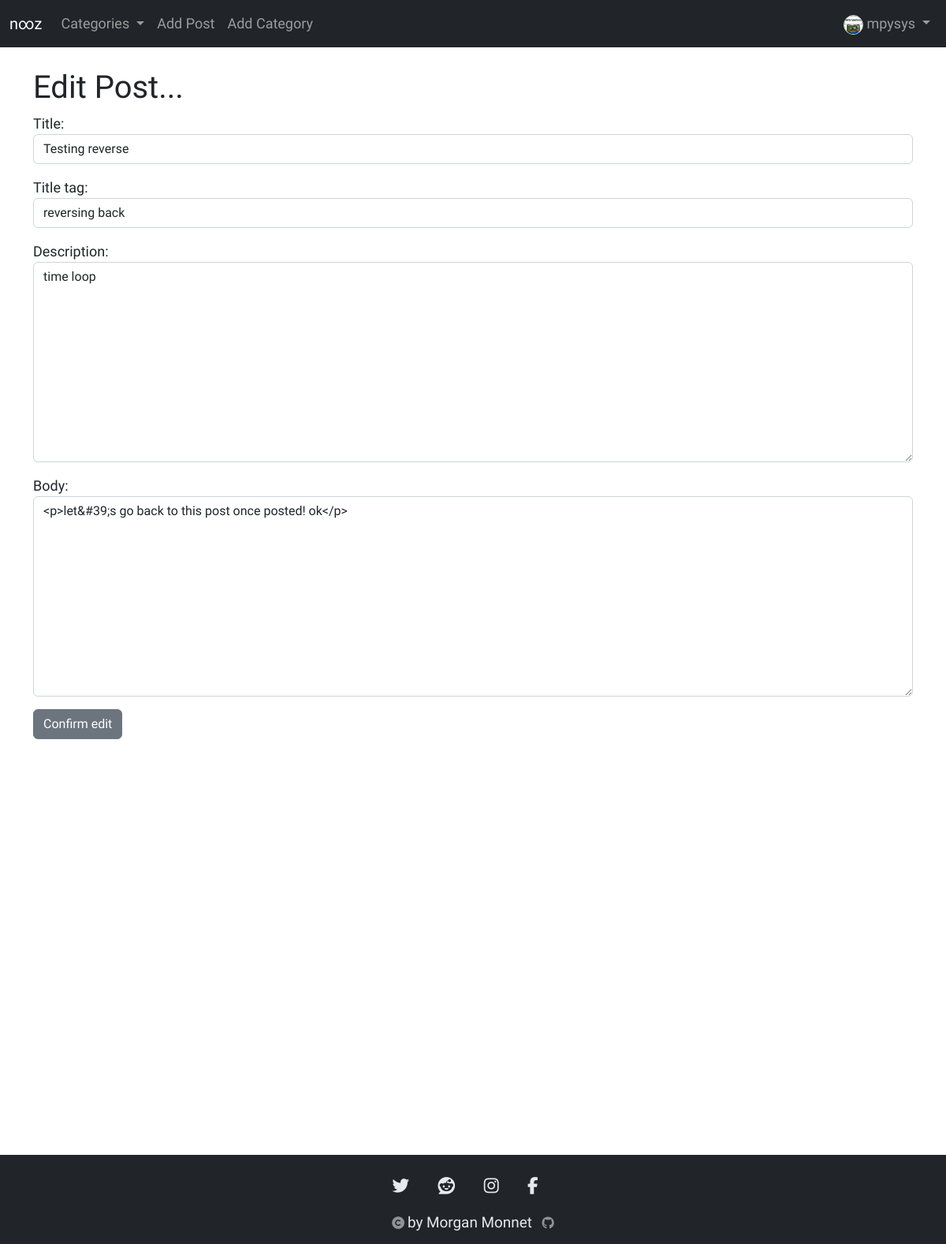
Page /post/edit/34 (signed in) on the committed database.
### nooz2/models.py (models this page shows, shortened)
class Profile(models.Model):
    user = models.OneToOneField(User, null=True, on_delete=models.CASCADE)
    bio = models.TextField()
    profile_pic = models.ImageField(null=True, blank=True, upload_to="images/profile")
    site_url = models.CharField(max_length=255, null=True, blank=True)
    facebook_url = models.CharField(max_length=255, null=True, blank=True)
    instagram_url = models.CharField(max_length=255, null=True, blank=True)

class Post(models.Model):
    title = models.CharField(max_length=255)
    title_tag = models.CharField(max_length=255)
    header_image = models.ImageField(null=True, blank=True, upload_to="images/")
    description = models.CharField(max_length=50)
    author = models.ForeignKey(User, on_delete=models.CASCADE)
    body = RichTextField(blank=True, null=True)
    timestamp = models.DateField(auto_now_add=True)
    category = models.CharField(max_length=255, default='News')
    likes = models.ManyToManyField(User, related_name='post_user')

### nooz2/views.py (the view, shortened to what this page needs)
# urls.py: path('post/edit/<int:pk>', EditPostView.as_view(), name="edit_post"),
class EditPostView(UpdateView):
    model = Post
    template_name = 'update_post.html'
    form_class = EditForm
    def get_context_data(self, *args, **kwargs):
            category_menu = Category.objects.all()
            context = super(EditPostView, self).get_context_data(*args, **kwargs)
            context ["category_menu"] = category_menu
            return context

### nooz2/forms.py
class EditForm(forms.ModelForm):
    class Meta:
        model = Post
        fields = ['title', 'title_tag', 'description', 'body']
        widgets = {
            'title': forms.TextInput(attrs={'class': 'form-control'}),
            'title_tag': forms.TextInput(attrs={'class': 'form-control'}),
            'description': forms.Textarea(attrs={'class': 'form-control'}),
            'body': forms.Textarea(attrs={'class': 'form-control'}),
        }

### nooz2/models.py (called while the page is built)
    def __str__(self):
        return self.name

### templates/update_post.html (shortened to what this page needs)
{% extends 'base.html' %}
{% block content %}
<br/>
<div class="container">
{% if user.is_authenticated %}
    {% if user.id == post.author.id %}
        <h1>Edit Post...</h1>
        <div class="form-group">
            <form method ='POST'>
                    {{ form.as_p }}
                    <button type='submit' class='btn btn-secondary'>Confirm edit</button>
            </form>
        </div>
        {% else %}
        You do not have sufficient permissions to edit this post.
    {% endif %}
{% else %}
User permission denied
{% endif %}
</div>
{% endblock %}

### templates/navbar.html (shortened to what this page needs)
{% load static %}
<nav class="navbar navbar-expand-lg navbar-dark bg-dark">
  <div class="container-fluid">
    <a class="navbar-brand" href="{% url 'home' %}">n∞z</a>
    <div class="collapse navbar-collapse" id="navbarNavDropdown">
      <ul class="navbar-nav">
        {% if category_menu %}
        <li class="nav-item dropdown">
          <a class="nav-link dropdown-toggle" href="#" role="button" data-bs-toggle="dropdown" aria-expanded="false">
            Categories
          </a>
        </li>
        {% endif %}
        {% if user.is_authenticated %}
          {% if user.profile.id %}
          <li class="nav-item">
            <a class="nav-link" href="{% url 'new_post' %}">Add Post</a>
          </li>
          <li class="nav-item">
            <a class="nav-link" href="{% url 'add_category' %}">Add Category</a>
          </li>
          {% else %}
          <a class="nav-link dropdown-item" href="{% url 'create_profile_page' %}">Create Profile to Post</a>
          {% endif %}
      {% endif %}
      </ul>
    </div>
{% if user.is_authenticated %}
      <ul class="navbar-nav ml-auto">
        <li class="nav-item dropdown">
          <a class="nav-link dropdown-toggle" href="#" role="button" data-bs-toggle="dropdown" aria-expanded="false">
          {% if user.profile.profile_pic %}
            <img src="{{ user.profile.profile_pic.url }}" class="rounded-circle border"
            height="25" width= "25" alt="Avatar" loading="lazy" />
          {% else %}
            <img src="{% static 'images/generic_pic.png' %}" class="rounded-circle border"
            height="25" with="25" alt="Avatar" loading="lazy" />
          {% endif %}
            {{ user.username}}
          </a>
        </li>
      </ul>
{% endif %}
  </div>
</nav>

### static/css/style.css (style rules this page uses)
* { margin: 0; padding: 0; }
body { font-family: 'Oswald', sans-serif; background-color: #fff; }
a { text-decoration: none; }
@media screen and (min-width: 1200px) { body { font-size: large; } }

### rows in the picture
Post: title "Testing reverse", title_tag "reversing back", description "time loop", body "<p>let&#39;s go back to this post once posted! ok</p>"

### other values in the picture
{{ user.username }} "mpysys"
